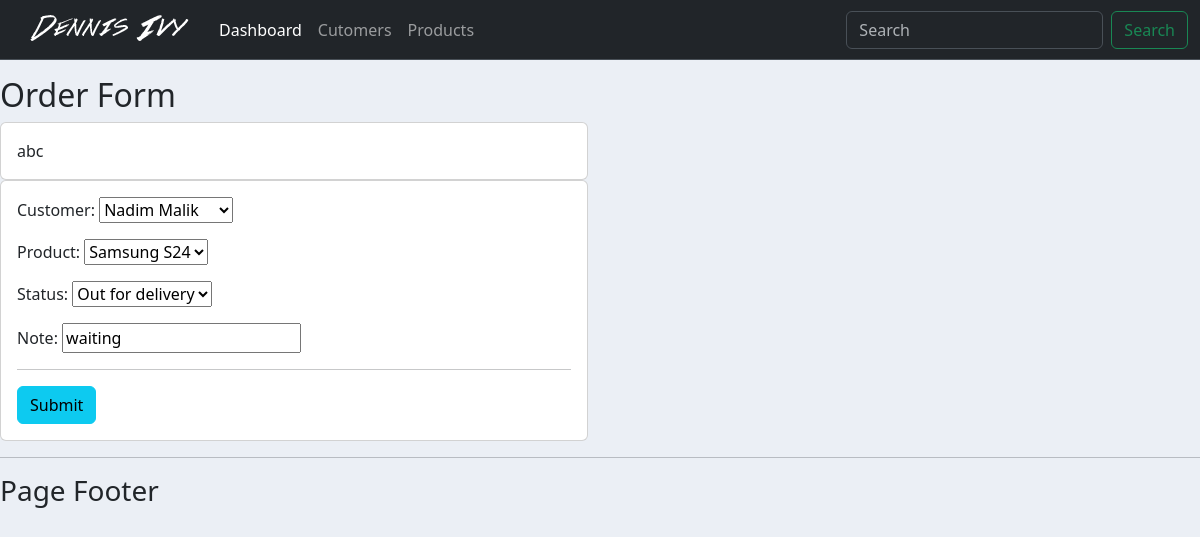
/update_order/2, run on the app's committed database.
### accounts/models.py (models this page shows, shortened)
class Order(models.Model):
	STATUS = (
			('Pending', 'Pending'),
			('Out for delivery', 'Out for delivery'),
			('Delivered', 'Delivered'),
			)
	customer = models.ForeignKey(Customer, on_delete= models.SET_NULL, null=True)
	product = models.ForeignKey(Product, on_delete= models.SET_NULL, null=True)
	date_created = models.DateTimeField(auto_now_add=True, null=True, blank=True)
	status = models.CharField(max_length=200, null=True, choices=STATUS)
	note = models.CharField(max_length=200, null=True, blank=True)

### accounts/views.py (the view)
# urls.py: path('update_order/<str:pk>',views.updateOrder, name='update_order'),
def updateOrder(request,pk):
	action = 'update'
	order = Order.objects.get(id=pk)
	form = OrderForm(instance=order)
	if request.method == 'POST':
		form = OrderForm(request.POST, instance=order)
		if form.is_valid():
			form.save()
			return redirect('/')
	context =  {'form':form}
	return render(request, 'accounts/order_form.html', context)

### accounts/forms.py
class OrderForm(ModelForm):
	class Meta:
		model = Order
		fields = '__all__'

### accounts/models.py (called while the page is built)
	def __str__(self):
	    return self.name

	def __str__(self):
		return self.name

### templates/accounts/order_form.html (shortened to what this page needs)
{% extends 'base.html' %}
{% load static %}
{% block content %}
<div class="container-fuid mt-3">
<div class="row">
    <h2>Order Form</h2>
	<div class="col-md-6">
		<div class="card card-body">abc
		</div>
	</div>
</div>
<div class="row">
	<div class="col-md-6">
		<div class="card card-body">
			<form action="" method="POST">
				{{form.as_p}}
				<hr>
				<input type="submit" class="btn btn-info">
			</form>
		</div>
	</div>
</div>
</div>
{% endblock %}

### static/css/main1.css (style rules this page uses)
body { background-color: #ebeff5; }

### data on the page
Order: customer "Nadim Malik", product "Samsung S24", status "Out for delivery", note "waiting"
